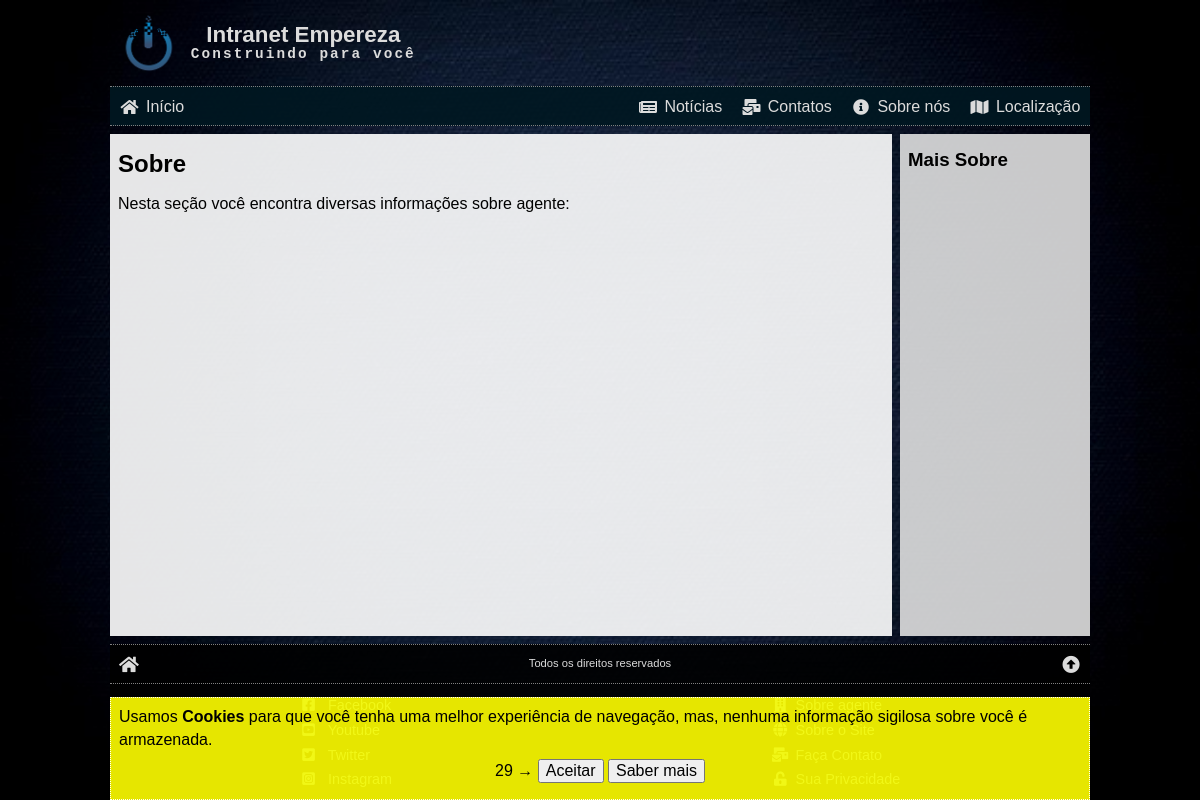
Page /sobre.php on the earlier database version.
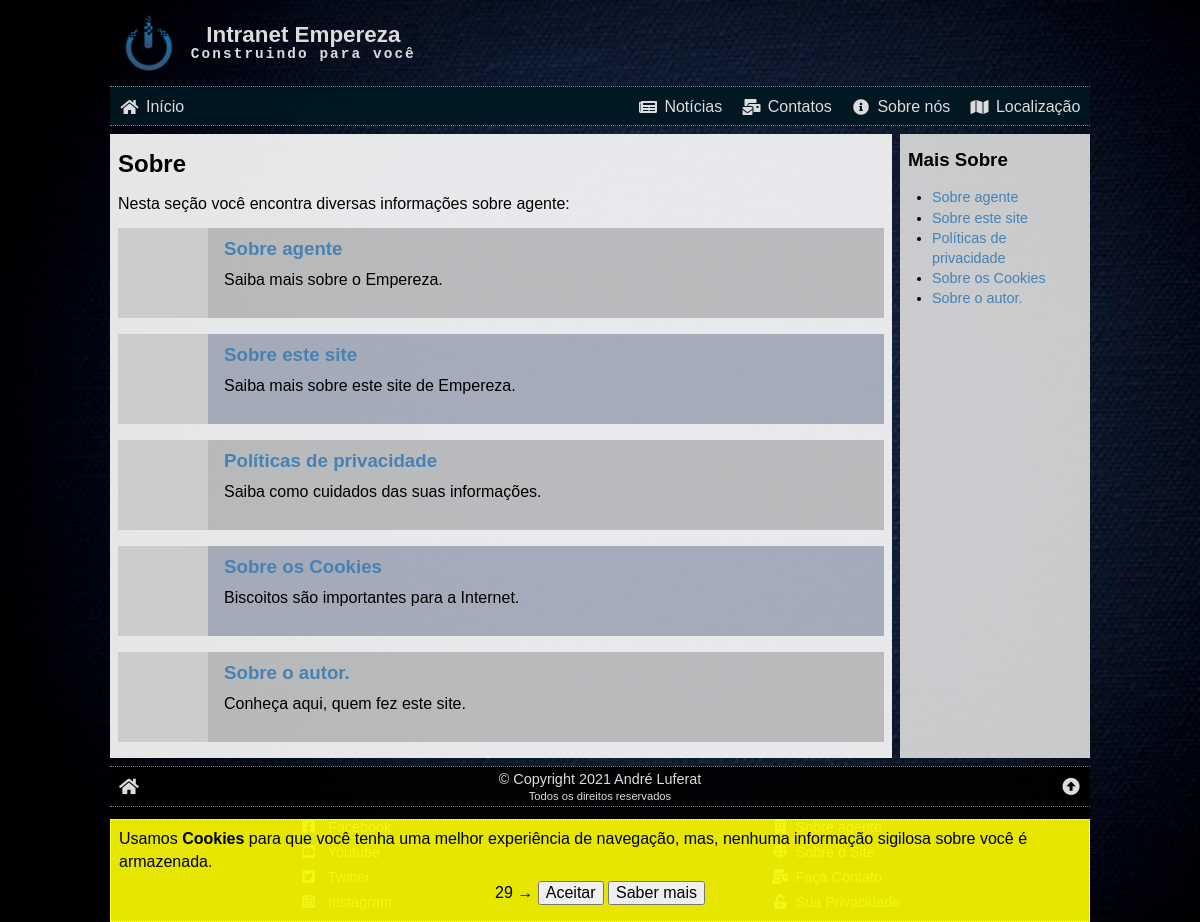
Same page on the later database version.
### tables this page shows
CREATE TABLE about (
    id INT NOT NULL PRIMARY KEY AUTO_INCREMENT,
    slug VARCHAR(63) NOT NULL,
    last_update TIMESTAMP DEFAULT CURRENT_TIMESTAMP,
    image VARCHAR(255) NOT NULL,
    title VARCHAR(127) NOT NULL,
    preview VARCHAR(255) NOT NULL,
    text LONGTEXT NOT NULL,
    status ENUM ('ativo', 'inativo') DEFAULT 'ativo'
);

### _config.php (called while the page is built, shortened)
<?php
if ($_SERVER['SERVER_NAME'] == 'intranet.localhost') {
    $conn = new mysqli('localhost', 'root', '', 'intranet');
} else {
    $conn = new mysqli('server', 'user', 'password', 'database');
}
$conn->query('SET NAMES utf8');
$conn->query('SET character_set_connection=utf8');
$conn->query('SET character_set_client=utf8');
$conn->query('SET character_set_results=utf8');
$conn->query('SET GLOBAL lc_time_names=pt_BR');
$conn->query('SET lc_time_names=pt_BR');
$_C = array();
$res = $conn->query("SELECT * FROM config");
while ($data = $res->fetch_assoc()) {
    $_C[$data['variable']] = $data['value'];
}

### sobre.php (the view, shortened to what this page needs)
<?php
require('./_config.php');
$_C['pageTitle'] = 'Sobre';
$_C['pageCSS'] = 'index.css';
$_C['pageJS'] = 'index.js';
$aboutHTML = '';
$id = (isset($_GET['id'])) ? intval($_GET['id']) : 0;
if ($id == 0) {
    $aboutHTML = <<<HTML
<h2>Sobre</h2>
<p>Nesta seção você encontra diversas informações sobre agente:</p>
HTML;
    $sql = "SELECT `id`, `slug`, `image`, `title`, `preview`
        FROM `about`
        WHERE `status` = 'ativo'
        ORDER BY `id`;";
    $res = $conn->query($sql);
    while ($about = $res->fetch_assoc()) {
        $preview = str_ireplace('{{siteName}}', $_C['siteName'], $about['preview']);
        $aboutHTML .= <<<HTML
<div class="artigo" data-href="sobre.php?id={$about['id']}">
    <a href="sobre.php?id={$about['id']}">
        <img src="{$about['image']}" alt="{$about['title']}">
    </a>
    <div>
        <h3><a href="sobre.php?id={$about['id']}">{$about['title']}</a></h3>
        {$preview}
    </div>
</div>
HTML;
    }
}
$sideBar = '<h3>Mais Sobre</h3><ul class="linklist">';
$sql = "SELECT `id`, `title` FROM about WHERE status = 'ativo' ORDER BY `id`";
$res = $conn->query($sql);
while ($link = $res->fetch_assoc()) {
    $sideBar .= <<<HTML
    <li><a href="sobre.php?id={$link['id']}">{$link['title']}</a></li>
HTML;
}
$sideBar .= '</ul>';
require('./_header.php');
?>
<article>
    <?php echo $aboutHTML ?>
</article>
<aside>
    <?php echo $sideBar ?>
</aside>
<?php
require('./_footer.php');
?>

### _header.php (shortened to what this page needs)
<?php
if ($_C['pageTitle'] == '') {
    $page_title = "{$_C['siteName']} .:. {$_C['siteSlogan']}";
} else {
    $page_title = "{$_C['siteName']} .:. {$_C['pageTitle']}";
}
if ($_C['pageCSS'] == '') {
    $page_css = '';
} else {
    $page_css = "<link rel=\"stylesheet\" href=\"/css/{$_C['pageCSS']}\">\n\t";
}
?>
<!DOCTYPE html>
<html lang="pt-br">
<head>
    <link rel="stylesheet" href="/css/global.css">
    <link rel="stylesheet" href="https://cdnjs.cloudflare.com/ajax/libs/font-awesome/5.15.2/css/all.min.css">
    <?php echo $page_css ?><title><?php echo $page_title ?></title>
</head>
<body>
    <div class="wrap">
        <header>
            <a href="/" title="<?php echo $_C['siteName'] ?> - Página inicial"><img src="./img/logo03.png" alt="<?php echo $_C['siteName'] ?> - Intranet"></a>
            <h1>Intranet <?php echo $_C['siteName'] ?><small><?php echo $_C['siteSlogan'] ?></small></h1>
        </header>
        <nav>
            <a href="/" title="Página inicial"><i class="fas fa-fw fa-home"></i><span>Início</span></a>
            <a href="/noticias.php" title="Notícias atualizadas"><i class="fas fa-fw fa-newspaper"></i><span>Notícias</span></a>
            <a href="/contatos.php" title="Faça contato conosco"><i class="fas fa-fw fa-mail-bulk"></i><span>Contatos</span></a>
            <a href="/sobre.php" title="Sobre a MySistTen"><i class="fas fa-fw fa-info-circle"></i><span>Sobre nós</span></a>
            <a href="/maps.php" title="Nossa Localização"><i class="fas fa-fw fa-map"></i><span>Localização</span></a>
        </nav>
        <main>

### _footer.php (shortened to what this page needs)
</main>
<footer>
    <div class="info">
        <a href="/" title="Ir para a página inicial."><i class="fas fa-fw fa-home"></i></a>
        <div>
            <?php echo $_C['copyright'] ?>
            <small>Todos os direitos reservados</small>
        </div>
        <a href="#top" title="ir para o topo desta página."><i class="fas fa-fw fa-arrow-alt-circle-up"></i></a>
    </div>
    <div class="menu">
        <div class="social">
            <?php
            $socials = array('facebook', 'youtube', 'twitter', 'instagram');
            $socialLinks = '';
            foreach($socials as $link) {
                if (isset($_C[$link])) {
                    $socialName = ucfirst($link);
                    $socialLinks .= <<<LINK
<a href="{$_C[$link]}" target="_blank" title="{$_C['siteName']} no {$socialName}.">
    <i class="fab fa-fw fa-{$link}-square"></i>
    <span>{$socialName}</span>
</a>
LINK;
                }
            }
            echo $socialLinks;
            ?>
        </div>
        <div class="tools">
            <a href="/sobre.php?id=1" title="Sobre o <?php echo $_C['siteName'] ?>."><i class="fas fa-fw fa-building"></i><span>Sobre agente</span></a>
            <a href="/sobre.php?id=2" title="Sobre este site."><i class="fas fa-fw fa-globe"></i><span>Sobre o Site</span></a>
            <a href="/contatos.php" title="Faça contato com a Empereza."><i class="fas fa-fw fa-mail-bulk"></i><span>Faça Contato</span></a>
            <a href="/sobre.php?id=3" title="Sobre sua privacidade."><i class="fas fa-fw fa-unlock-alt"></i><span>Sua Privacidade</span></a>
        </div>
    </div>
</footer>
</div>
<div id="cookie-wrap">
    <div id="cookie-msg">
        <div id="cookie-text">
            Usamos <strong>Cookies</strong> para que você tenha uma melhor experiência de navegação, mas,
            nenhuma informação sigilosa sobre você é armazenada.
        </div>
        <div id="cookie-buttons">
            <span id="countDown"></span>
            &rarr;
            <button id="cookie-acceps">Aceitar</button>
            <button id="cookie-more">Saber mais</button>
        </div>
    </div>
</div>
</body>
</html>

### css/global.css (style rules this page uses)
* { box-sizing: border-box; outline: none; }
html, body { font-family: 'arial', cursive; font-size: 16px; position: relative; width: 100%; height: 100%; padding: 0; margin: 0; line-height: 1.4; }
header, nav, main, article, aside, footer { display: block; }
h1, h2, h3, h4, h5, p { margin: .8rem 0; }
a { color: steelblue; text-decoration: none; transition: .2s; }
button, input, textarea { font-family: inherit; font-size: inherit; }
body { background-image: url('/img/bg04.jpg'); background-attachment: fixed; background-size: cover; background-position-x: left; background-color: rgb(0, 0, 0); }
.wrap { position: relative; width: 100%; height: 100%; min-width: 280px; max-width: 980px; margin: auto; display: flex; flex-direction: column; }
header { display: flex; align-items: center; color: rgb(220, 220, 220); padding: .8rem .5rem; }
header img { display: block; width: 60px; height: 60px; margin-right: .8rem; }
header h1 { margin: 0; text-align: center; font-size: 1.4rem; line-height: 1; }
header small { display: block; font-size: .9rem; letter-spacing: .13rem; font-family: monospace; }
nav { background: rgba(0, 24, 34, .9); display: flex; justify-content: flex-end; align-items: center; border-top: 1px dotted rgb(128, 128, 128); border-bottom: 1px dotted rgb(128, 128, 128); }
nav a { color: rgb(220, 220, 220); padding: .9rem .6rem .3rem .6rem; display: flex; flex-direction: column; align-items: center; justify-content: center; }
nav a:first-child { margin-right: auto; }
nav i { font-size: 1.3rem; }
@media (min-width: 450px) { nav a { flex-direction: row; padding: .6rem .6rem .4rem .6rem; } }
@media (min-width: 450px) { nav i { font-size: 1rem; margin-right: .4rem; } }
footer { background: rgba(0, 0, 0, .9); color: rgb(220, 220, 220); margin-top: .5rem; border-top: 1px dotted rgb(128, 128, 128); }
footer .info { display: flex; justify-content: space-between; align-items: center; }
footer .info a { padding: .5rem .5rem .35rem .5rem; color: rgb(220, 220, 220); font-size: 1.1rem; }
footer .info div { font-size: .9rem; text-align: center; }
footer .info div small { display: block; font-size: .7rem; }
footer .menu { display: flex; align-items: flex-start; justify-content: space-around; font-size: .9rem; padding: .5rem 0; border-top: 1px dotted grey; }
footer .menu div { display: flex; flex-direction: column; }
footer .menu a { padding: .15rem 0; color: rgb(118, 176, 223); }
main { display: flex; flex-direction: column; flex: 2; }
article { background: rgba(255, 255, 255, .9); overflow: auto; margin-top: .5rem; padding: 0 .5rem; flex: 4; }
aside { background: rgba(223, 223, 223, .9); overflow: auto; margin-top: .5rem; padding: 0 .5rem; }
@media (min-width: 575px) { main { flex-direction: row; } }
@media (min-width: 575px) { article { margin-right: .25rem; } }
@media (min-width: 575px) { aside { min-width: 190px; max-width: 190px; margin-left: .25rem; } }
#cookie-wrap { display: none; position: fixed; bottom: 0; left: 0; width: 100%; }
#cookie-msg { position: relative; width: 100%; height: 100%; min-width: 280px; max-width: 980px; margin: auto; display: flex; flex-direction: column; background: rgba(255, 255, 0, 0.9); display: flex; flex-direction: column; align-items: center; justify-content: space-between; padding: .5rem; border: 1px dotted white; }
#cookie-buttons { padding: .5rem; }

### css/index.css (style rules this page uses)
.artigo { overflow: auto; margin-bottom: 1rem; display: flex; cursor: pointer; }
.artigo:nth-child(even) { background: rgba(0, 20, 65, 0.288); }
.artigo:nth-child(odd) { background: rgba(0, 0, 0, .2); }
.artigo img { display: block; width: 90px; height: 90px; margin-right: .5rem; }
.artigo h3 { margin: 0 0 .4rem 0; }
.artigo div { padding: .5rem; }
.linklist { font-size: .9rem; padding: 0 0 0 1.5rem; }

Differences in the rows shown:
added about: title "Sobre agente", preview "Saiba mais sobre o Empereza."
added about: title "Sobre este site", preview "Saiba mais sobre este site de Empereza."
added about: title "Políticas de privacidade", preview "Saiba como cuidados das suas informações."
added about: title "Sobre os Cookies", preview "Biscoitos são importantes para a Internet."
added about: title "Sobre o autor.", preview "Conheça aqui, quem fez este site."
Other differences:
$_C['copyright']: (not shown) → "© Copyright 2021 André Luferat"
